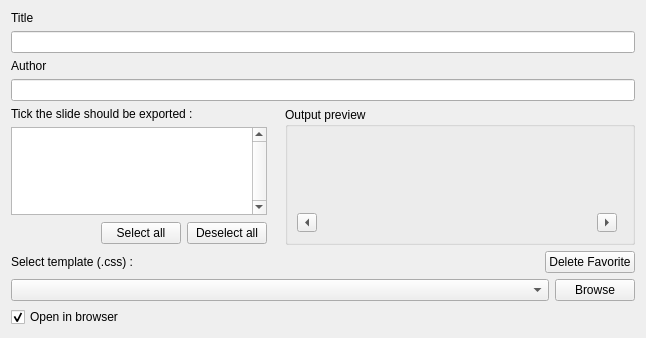
<?xml version="1.0" encoding="UTF-8"?>
<ui version="4.0">
 <class>SCHtmlExport</class>
 <widget class="QWidget" name="SCHtmlExport">
  <property name="geometry">
   <rect>
    <x>0</x>
    <y>0</y>
    <width>646</width>
    <height>338</height>
   </rect>
  </property>
  <property name="sizePolicy">
   <sizepolicy hsizetype="Minimum" vsizetype="Preferred">
    <horstretch>0</horstretch>
    <verstretch>0</verstretch>
   </sizepolicy>
  </property>
  <property name="windowTitle">
   <string>HTML Export</string>
  </property>
  <layout class="QGridLayout" name="gridLayout">
   <item row="5" column="0" colspan="4">
    <widget class="QLabel" name="textLabel_slideslist">
     <property name="locale">
      <locale language="English" country="UnitedStates"/>
     </property>
     <property name="text">
      <string>Tick the slide should be exported :</string>
     </property>
     <property name="wordWrap">
      <bool>false</bool>
     </property>
    </widget>
   </item>
   <item row="7" column="0">
    <spacer name="horizontalSpacer_2">
     <property name="orientation">
      <enum>Qt::Horizontal</enum>
     </property>
     <property name="sizeHint" stdset="0">
      <size>
       <width>16</width>
       <height>24</height>
      </size>
     </property>
    </spacer>
   </item>
   <item row="7" column="1">
    <widget class="KPushButton" name="kPushButton_selectAll">
     <property name="locale">
      <locale language="English" country="UnitedStates"/>
     </property>
     <property name="text">
      <string>Select all</string>
     </property>
    </widget>
   </item>
   <item row="8" column="0" colspan="3">
    <widget class="QLabel" name="textLabel_css">
     <property name="locale">
      <locale language="English" country="UnitedStates"/>
     </property>
     <property name="text">
      <string>Select template (.css) :</string>
     </property>
     <property name="wordWrap">
      <bool>false</bool>
     </property>
    </widget>
   </item>
   <item row="7" column="2">
    <widget class="KPushButton" name="kPushButton_deselectAll">
     <property name="locale">
      <locale language="English" country="UnitedStates"/>
     </property>
     <property name="text">
      <string>Deselect all</string>
     </property>
    </widget>
   </item>
   <item row="6" column="0" colspan="3">
    <widget class="KListWidget" name="kListBox_slides">
     <property name="locale">
      <locale language="English" country="UnitedStates"/>
     </property>
     <property name="verticalScrollBarPolicy">
      <enum>Qt::ScrollBarAlwaysOn</enum>
     </property>
     <property name="selectionMode">
      <enum>QAbstractItemView::SingleSelection</enum>
     </property>
    </widget>
   </item>
   <item row="1" column="0">
    <widget class="QLabel" name="textlable_top">
     <property name="locale">
      <locale language="English" country="UnitedStates"/>
     </property>
     <property name="text">
      <string>Title</string>
     </property>
    </widget>
   </item>
   <item row="5" column="5" rowspan="3">
    <widget class="QGroupBox" name="groupBox_preview">
     <property name="sizePolicy">
      <sizepolicy hsizetype="Preferred" vsizetype="Preferred">
       <horstretch>1</horstretch>
       <verstretch>0</verstretch>
      </sizepolicy>
     </property>
     <property name="locale">
      <locale language="English" country="UnitedStates"/>
     </property>
     <property name="title">
      <string>Output preview</string>
     </property>
     <layout class="QGridLayout" name="gridLayout_2">
      <item row="0" column="0" colspan="4">
       <widget class="QLabel" name="qLabel_preview">
        <property name="sizePolicy">
         <sizepolicy hsizetype="Expanding" vsizetype="Ignored">
          <horstretch>0</horstretch>
          <verstretch>0</verstretch>
         </sizepolicy>
        </property>
        <property name="minimumSize">
         <size>
          <width>250</width>
          <height>0</height>
         </size>
        </property>
        <property name="text">
         <string/>
        </property>
        <property name="scaledContents">
         <bool>false</bool>
        </property>
        <property name="alignment">
         <set>Qt::AlignCenter</set>
        </property>
       </widget>
      </item>
      <item row="1" column="0">
       <widget class="QToolButton" name="toolButton_previous">
        <property name="text">
         <string>...</string>
        </property>
        <property name="iconSize">
         <size>
          <width>12</width>
          <height>12</height>
         </size>
        </property>
        <property name="arrowType">
         <enum>Qt::LeftArrow</enum>
        </property>
       </widget>
      </item>
      <item row="1" column="2">
       <widget class="QToolButton" name="toolButton_next">
        <property name="text">
         <string>...</string>
        </property>
        <property name="iconSize">
         <size>
          <width>12</width>
          <height>12</height>
         </size>
        </property>
        <property name="arrowType">
         <enum>Qt::RightArrow</enum>
        </property>
       </widget>
      </item>
      <item row="1" column="1">
       <spacer name="horizontalSpacer">
        <property name="orientation">
         <enum>Qt::Horizontal</enum>
        </property>
        <property name="sizeHint" stdset="0">
         <size>
          <width>40</width>
          <height>20</height>
         </size>
        </property>
       </spacer>
      </item>
     </layout>
    </widget>
   </item>
   <item row="10" column="0" colspan="6">
    <widget class="QWidget" name="widget" native="true">
     <property name="sizePolicy">
      <sizepolicy hsizetype="Expanding" vsizetype="Preferred">
       <horstretch>0</horstretch>
       <verstretch>0</verstretch>
      </sizepolicy>
     </property>
     <layout class="QHBoxLayout" name="horizontalLayout_2">
      <property name="margin">
       <number>0</number>
      </property>
      <item>
       <widget class="KComboBox" name="kcombobox">
        <property name="sizePolicy">
         <sizepolicy hsizetype="Expanding" vsizetype="Preferred">
          <horstretch>0</horstretch>
          <verstretch>0</verstretch>
         </sizepolicy>
        </property>
       </widget>
      </item>
      <item>
       <widget class="KPushButton" name="kpushbuttonBrowseTemplate">
        <property name="sizePolicy">
         <sizepolicy hsizetype="Preferred" vsizetype="Preferred">
          <horstretch>0</horstretch>
          <verstretch>0</verstretch>
         </sizepolicy>
        </property>
        <property name="locale">
         <locale language="English" country="UnitedStates"/>
        </property>
        <property name="text">
         <string>Browse</string>
        </property>
       </widget>
      </item>
     </layout>
    </widget>
   </item>
   <item row="2" column="0" colspan="6">
    <widget class="KLineEdit" name="klineedit_title"/>
   </item>
   <item row="3" column="0">
    <widget class="QLabel" name="label_author">
     <property name="locale">
      <locale language="English" country="UnitedStates"/>
     </property>
     <property name="text">
      <string>Author</string>
     </property>
    </widget>
   </item>
   <item row="4" column="0" colspan="6">
    <widget class="KLineEdit" name="klineedit_author"/>
   </item>
   <item row="8" column="5">
    <layout class="QGridLayout" name="gridLayout_3">
     <item row="0" column="2">
      <widget class="KPushButton" name="kPushButton_Favorite">
       <property name="locale">
        <locale language="English" country="UnitedStates"/>
       </property>
       <property name="text">
        <string>Delete Favorite</string>
       </property>
      </widget>
     </item>
     <item row="0" column="0">
      <spacer name="horizontalSpacer_3">
       <property name="orientation">
        <enum>Qt::Horizontal</enum>
       </property>
       <property name="sizeHint" stdset="0">
        <size>
         <width>40</width>
         <height>20</height>
        </size>
       </property>
      </spacer>
     </item>
    </layout>
   </item>
   <item row="11" column="0" colspan="3">
    <widget class="QCheckBox" name="checkBox_browser">
     <property name="enabled">
      <bool>true</bool>
     </property>
     <property name="locale">
      <locale language="English" country="UnitedStates"/>
     </property>
     <property name="text">
      <string>Open in browser</string>
     </property>
     <property name="checked">
      <bool>true</bool>
     </property>
    </widget>
   </item>
  </layout>
 </widget>
 <customwidgets>
  <customwidget>
   <class>KListWidget</class>
   <extends>QListWidget</extends>
   <header>klistwidget.h</header>
  </customwidget>
  <customwidget>
   <class>KPushButton</class>
   <extends>QPushButton</extends>
   <header>kpushbutton.h</header>
  </customwidget>
  <customwidget>
   <class>KLineEdit</class>
   <extends>QLineEdit</extends>
   <header>klineedit.h</header>
  </customwidget>
  <customwidget>
   <class>KComboBox</class>
   <extends>QComboBox</extends>
   <header>kcombobox.h</header>
  </customwidget>
 </customwidgets>
 <resources/>
 <connections/>
</ui>
